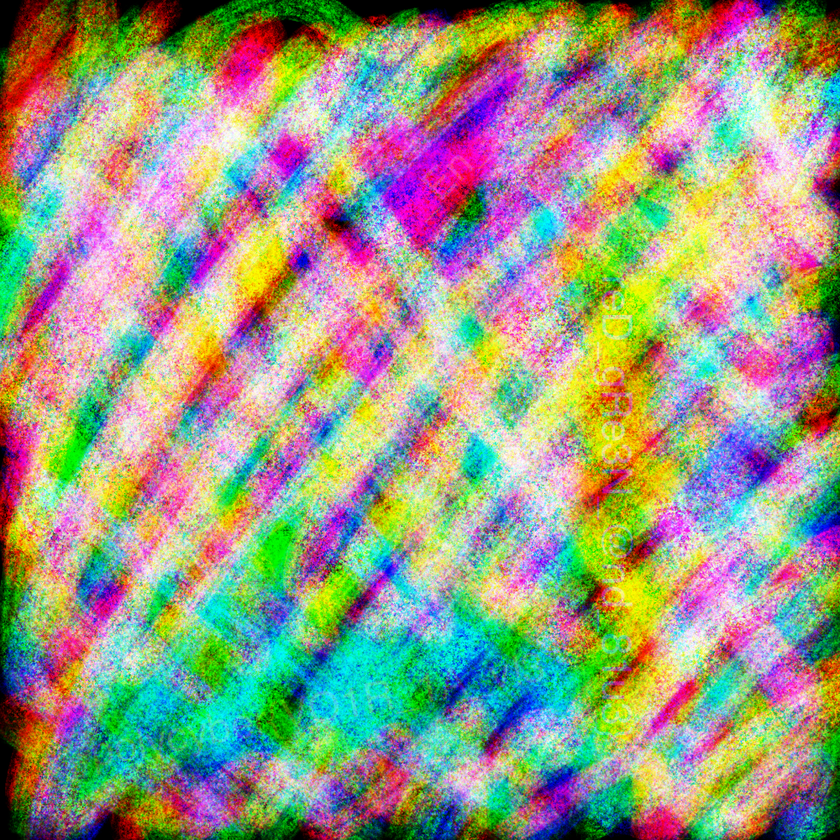
#> input picture Stegano/Hackside Out 2/files/captivating-painting.png, 840 x 840 px, shrunk from 1000 x 1000 before the run, found by its file name
$ python image-channels-split.py
#> lines starting #> are read from the running program, lines starting #| are printed output that depends on the picture
from PIL import Image

image = Image.open("captivating-painting.png")
#> image is the input picture: PIL image 840x840 RGB; mean R, G, B 153, 154.9, 130.8

red, green, blue = image.split()
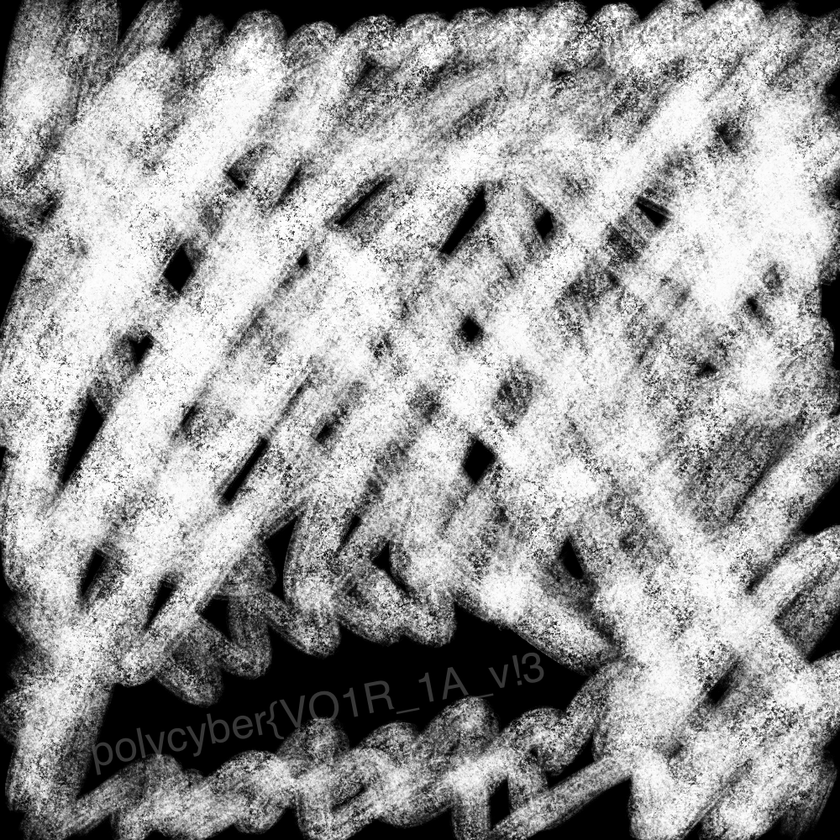
#> red: PIL image 840x840 L; min 0, max 255, mean 153
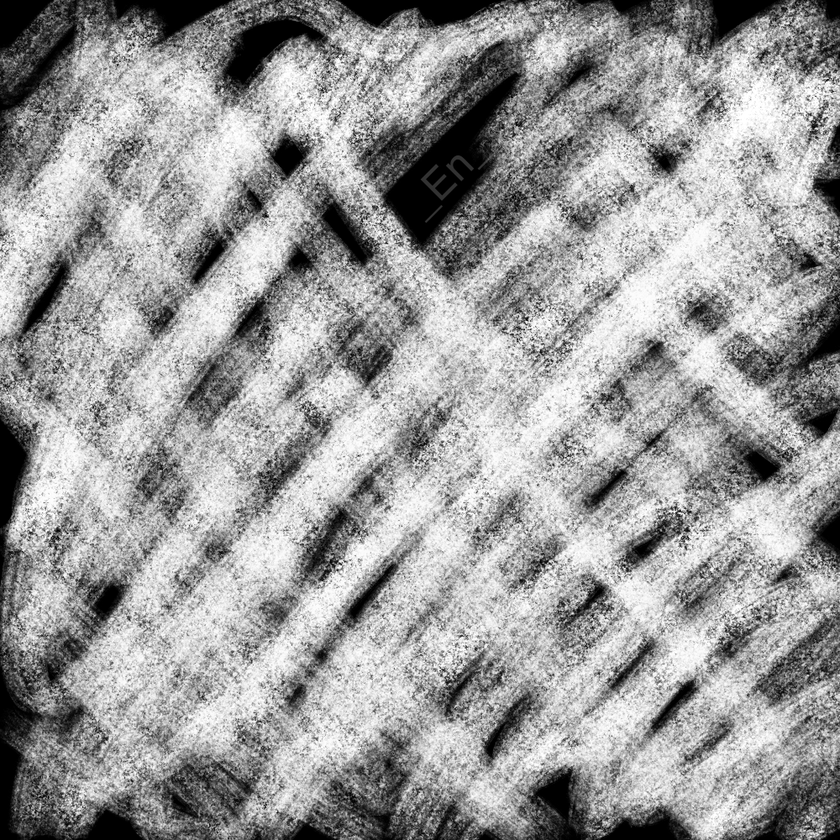
#> green: PIL image 840x840 L; min 0, max 255, mean 154.9
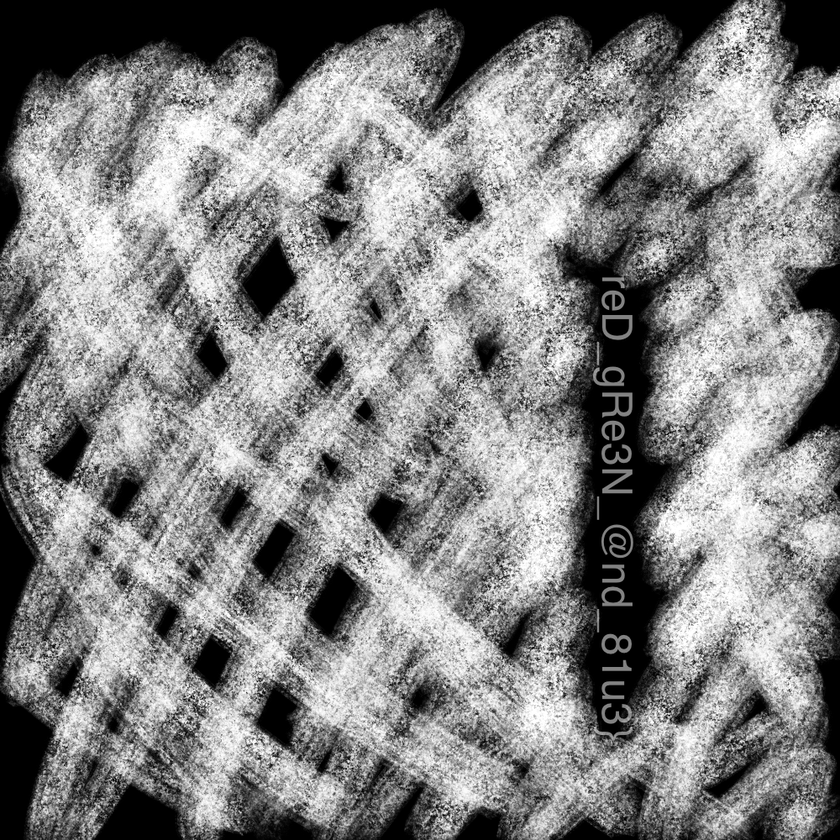
#> blue: PIL image 840x840 L; min 0, max 255, mean 130.8

red.save("red_channel.png")
green.save("green_channel.png")
blue.save("blue_channel.png")
